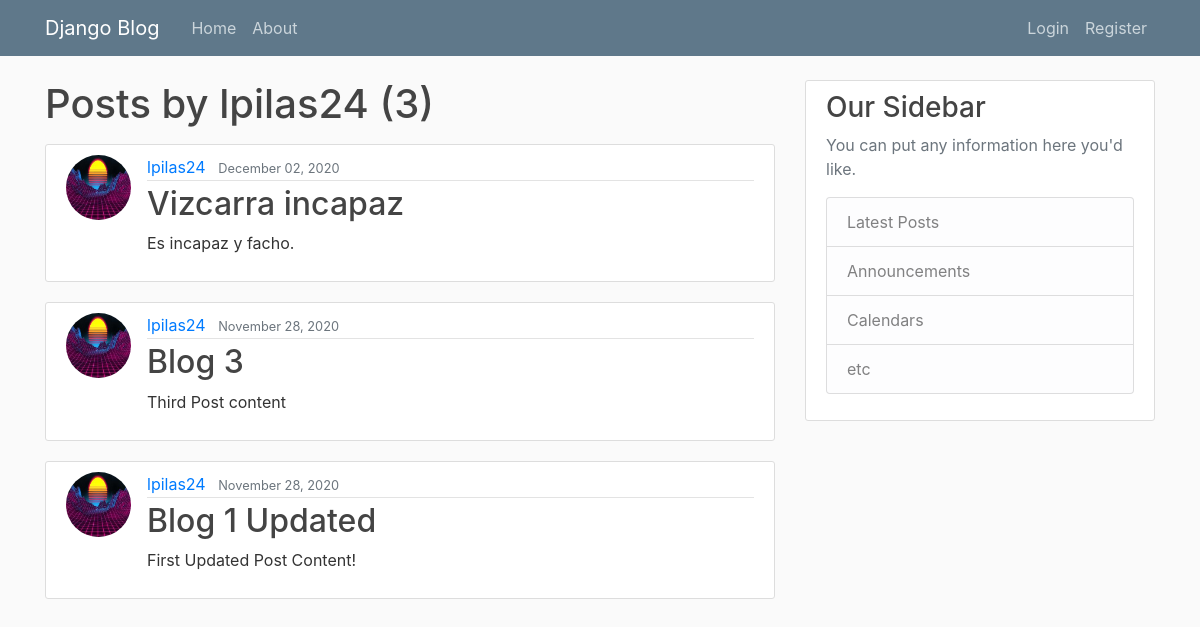
/user/lpilas24, run on an earlier commit of the app's database.
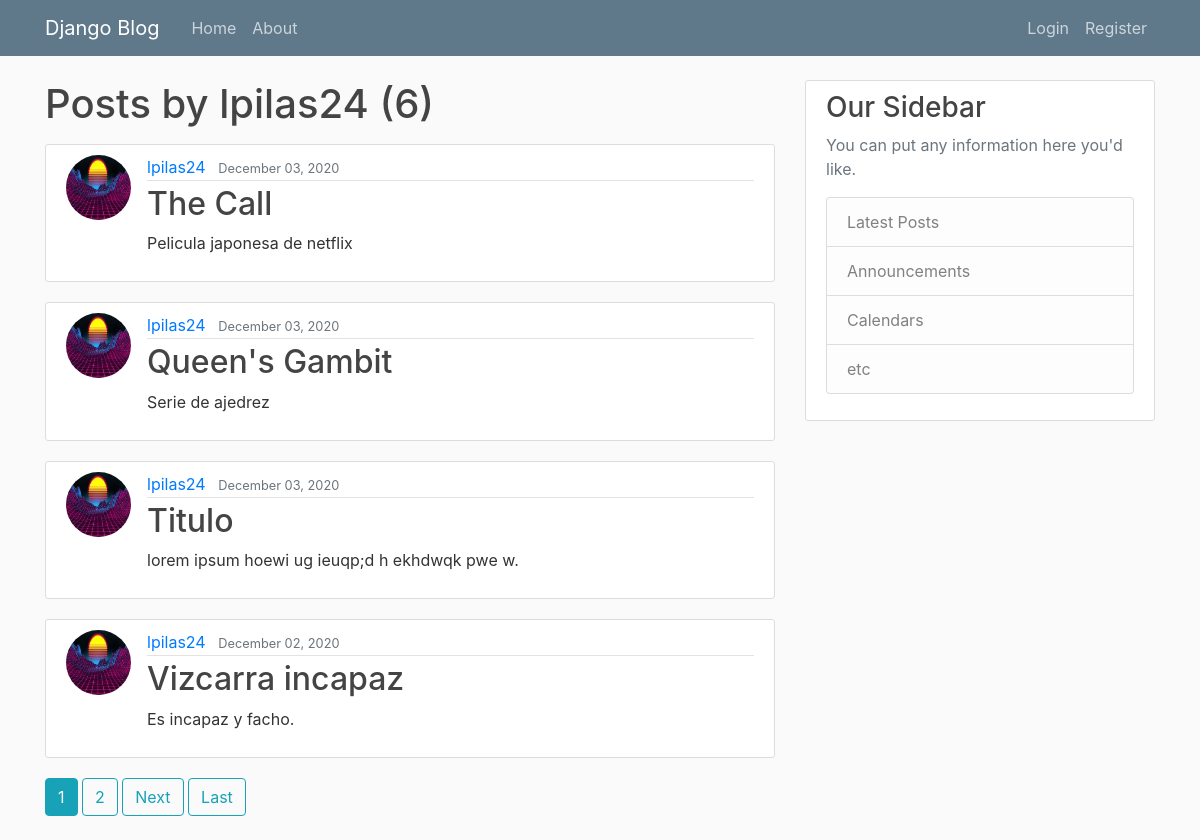
And on a later commit of the database.
### blog/models.py (models this page shows, shortened)
class Post(models.Model):
    title = models.CharField(max_length=100)
    content = models.TextField()
    date_posted = models.DateTimeField(default=timezone.now) #fecha actual
    author = models.ForeignKey(User, on_delete=models.CASCADE) #si el usuario es eliminado, se eliminaran sus posts

### users/models.py (models this page shows, shortened)
class Profile(models.Model):
    user = models.OneToOneField(User, on_delete=models.CASCADE) #si eliminamos un usuario se eliminan los profiles
    image = models.ImageField(default='default.jpg', upload_to='profile_pics')

### blog/views.py (the view)
# urls.py: path('user/<str:username>', UserPostListView.as_view(), name='user-posts'), #buscara a user_posts.html
class UserPostListView(ListView): #view para posts hechos por un mismo autor
    model = Post
    template_name = 'blog/user_posts.html' #buscara home.html en ves de post_list.html
    context_object_name = 'posts'
    paginate_by = 4
    def get_queryset(self):
        user = get_object_or_404(User, username=self.kwargs.get('username'))
        return Post.objects.filter(author=user).order_by('-date_posted')

### blog/templates/blog/user_posts.html (shortened to what this page needs)
{% extends "blog/base.html" %}
{% block content %}
    <h1 class="mb-3">Posts by {{ view.kwargs.username }} ({{ page_obj.paginator.count }})</h1>
    {% for post in posts %}
        <article class="media content-section">
          <img class="rounded-circle article-img" src="{{ post.author.profile.image.url }}">
          <div class="media-body">
            <div class="article-metadata">
              <a class="mr-2" href="{% url 'user-posts' post.author.username %}">{{ post.author }}</a>
              <small class="text-muted">{{ post.date_posted|date:"F d, Y" }}</small>
            </div>
            <h2><a class="article-title" href="{% url 'post-detail' post.id %}">{{ post.title }}</a></h2>
            <p class="article-content">{{ post.content }}</p>
          </div>
        </article>
    {% endfor %}
    {% if is_paginated %}
      {% for num in page_obj.paginator.page_range %}
        {% if page_obj.number == num %}
          <a class="btn btn-info mb-4" href="?page={{ num }}">{{ num }}</a>
        {% elif num > page_obj.number|add:'-3' and num < page_obj.number|add:'3' %}
          <a class="btn btn-outline-info mb-4" href="?page={{ num }}">{{ num }}</a>
        {% endif %}
      {% endfor %}
      {% if page_obj.has_next %}
        <a class="btn btn-outline-info mb-4" href="?page={{ page_obj.next_page_number }}">Next</a>
        <a class="btn btn-outline-info mb-4" href="?page={{ page_obj.paginator.num_pages }}">Last</a>
      {% endif %}
    {% endif %}
{% endblock content %}

What changed in the data, as far as the page shows it:
no longer on this page (row unchanged): Post: author.profile.image (picture), author "lpilas24", date_posted "November 28, 2020", title "Blog 3", content "Third Post content"
no longer on this page (row unchanged): Post: author.profile.image (picture), author "lpilas24", date_posted "November 28, 2020", title "Blog 1 Updated", content "First Updated Post Content!"
added Post: author.profile.image (picture), author "lpilas24", date_posted "December 03, 2020", title "The Call", content "Pelicula japonesa de netflix"
added Post: author.profile.image (picture), author "lpilas24", date_posted "December 03, 2020", title "Queen's Gambit", content "Serie de ajedrez"
added Post: author.profile.image (picture), author "lpilas24", date_posted "December 03, 2020", title "Titulo", content "lorem ipsum hoewi ug ieuqp;d h ekhdwqk pwe w."
Also different on the page:
{{ page_obj.paginator.count }}: "3" → "6"
new list line: "1"
new list line: "2"
text now shown: "Next Last"
